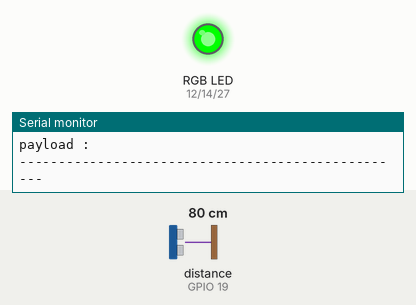
Recording of a sketch running on a simulated ESP32. On the bench: an RGB LED mixed from three pins (HIGH = lit), the last lines printed to the serial monitor. The test bench sets the inputs (shaded band); at power-on: distance to the obstacle (sensor on GPIO 19) 80 cm. The echo pulse lasts 58.3 µs per cm; WiFi joins after 1.5 s; servers stay silent unless stated; uploads are accepted with an empty reply.

Above: at 3.7 s.
3.8 s: distance to the obstacle (sensor on GPIO 19) set to 22 cm
9.6 s: distance to the obstacle (sensor on GPIO 19) set to 18 cm
At 14.1 s:
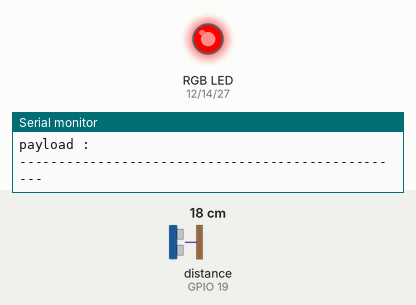
15.4 s: distance to the obstacle (sensor on GPIO 19) set to 35 cm
At 18.5 s:
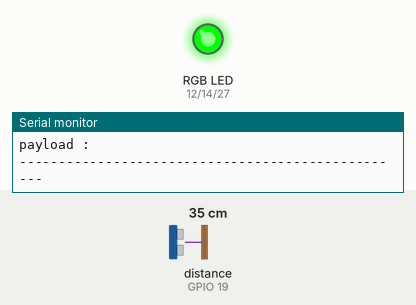
21.2 s: distance to the obstacle (sensor on GPIO 19) set to 2 cm
At 24.0 s:
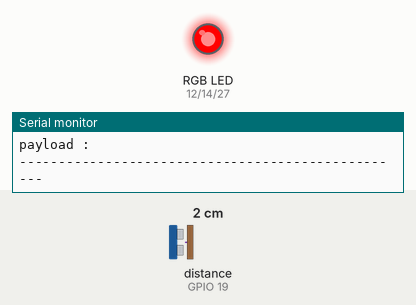
Timing chart, 0 to 25.5 s (numbered marks = the images above; inputs shaded):
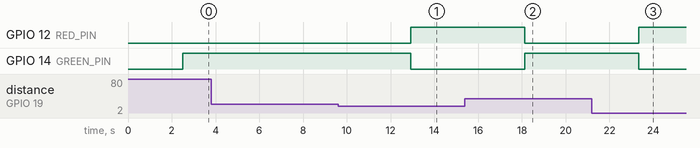

The sketch:

sensor_data_nice.ino
```cpp
#include <WiFi.h>
#include <HTTPClient.h>
#include <Ultrasonic.h>

#define TRIG_PIN 18  // D19
#define ECHO_PIN 19  // D18
Ultrasonic ultrasonic(TRIG_PIN, ECHO_PIN);  // Create an Ultrasonic object

String URL = "http://192.168.1.242:8080/SENSOR_DATA/SENSOR_SENDING.PHP";

const char* ssid = "WMMAAMEA";
const char* password = "MOSTAFA_$932003$";

// Define RGB LED pins
#define RED_PIN 12    // D12
#define GREEN_PIN 14  // D14
#define BLUE_PIN 27   // D27

int distance = 0;

void setup() {
  Serial.begin(115200);
  connectWiFi();

  // Initialize RGB LED pins
  pinMode(RED_PIN, OUTPUT);
  pinMode(GREEN_PIN, OUTPUT);
  pinMode(BLUE_PIN, OUTPUT);

  // Initially set LED to green
  digitalWrite(RED_PIN, LOW);
  digitalWrite(GREEN_PIN, HIGH);
  digitalWrite(BLUE_PIN, LOW);
}

void loop() {
  if(WiFi.status() != WL_CONNECTED) {
    connectWiFi();
  }

  Load_Ultrasonic_Data();
  String postData = "id=1&distance=" + String(distance);

  HTTPClient http;
  http.begin(URL);
  http.addHeader("Content-Type", "application/x-www-form-urlencoded");

  int httpCode = http.POST(postData);
  String payload = http.getString();

  Serial.print("URL : "); Serial.println(URL);
  Serial.print("Data: "); Serial.println(postData);
  Serial.print("httpCode: "); Serial.println(httpCode);
  Serial.print("payload : "); Serial.println(payload);
  Serial.println("--------------------------------------------------");
  delay(5000);
}

void Load_Ultrasonic_Data() {
  distance = ultrasonic.read(CM); // Read distance in centimeters
  Serial.printf("Distance: %d cm\n", distance);

  if (distance < 20) {
    // Turn LED red
    digitalWrite(RED_PIN, HIGH);
    digitalWrite(GREEN_PIN, LOW);
    digitalWrite(BLUE_PIN, LOW);
  } else {
    // Turn LED green
    digitalWrite(RED_PIN, LOW);
    digitalWrite(GREEN_PIN, HIGH);
    digitalWrite(BLUE_PIN, LOW);
  }
}

void connectWiFi() {
  WiFi.mode(WIFI_OFF);
  delay(1000);
  WiFi.mode(WIFI_STA);

  WiFi.begin(ssid, password);
  Serial.println("Connecting to WiFi");

  while (WiFi.status() != WL_CONNECTED) {
    delay(500);
    Serial.print(".");
  }

  Serial.print("Connected to: "); Serial.println(ssid);
  Serial.print("IP address: "); Serial.println(WiFi.localIP());
}
```

Measured:
- the behaviour switches between 20 and 19 cm on distance to the obstacle (sensor on GPIO 19) (found by bisection; images 0 and 1)
- after the input at 9.6 s, GPIO 12 (RED_PIN): LOW → HIGH after 3.3 s; GPIO 14 (GREEN_PIN): HIGH → LOW after 3.3 s
- after the input at 15.4 s, GPIO 12 (RED_PIN): HIGH → LOW after 2.7 s; GPIO 14 (GREEN_PIN): LOW → HIGH after 2.7 s
- after the input at 21.2 s, GPIO 12 (RED_PIN): LOW → HIGH after 2.2 s; GPIO 14 (GREEN_PIN): HIGH → LOW after 2.2 s
